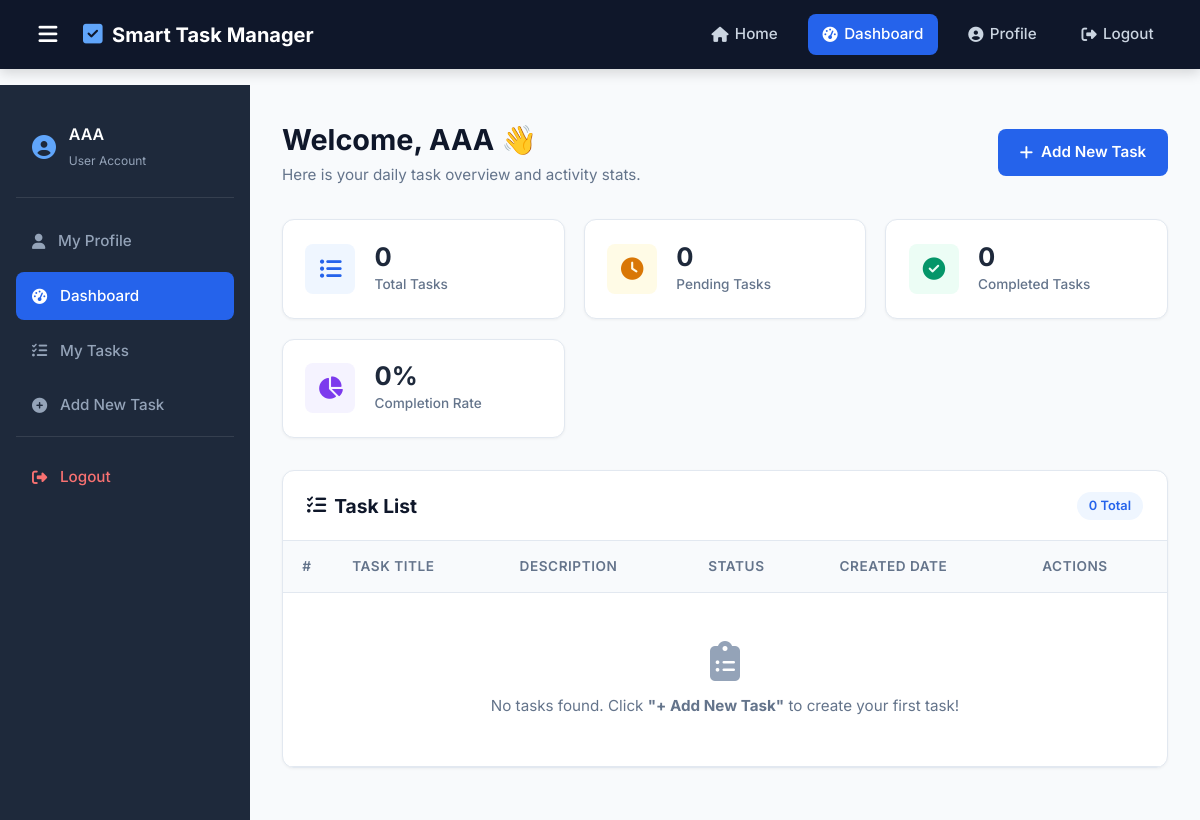
/dashboard (signed in), run on an earlier commit of the app's database.
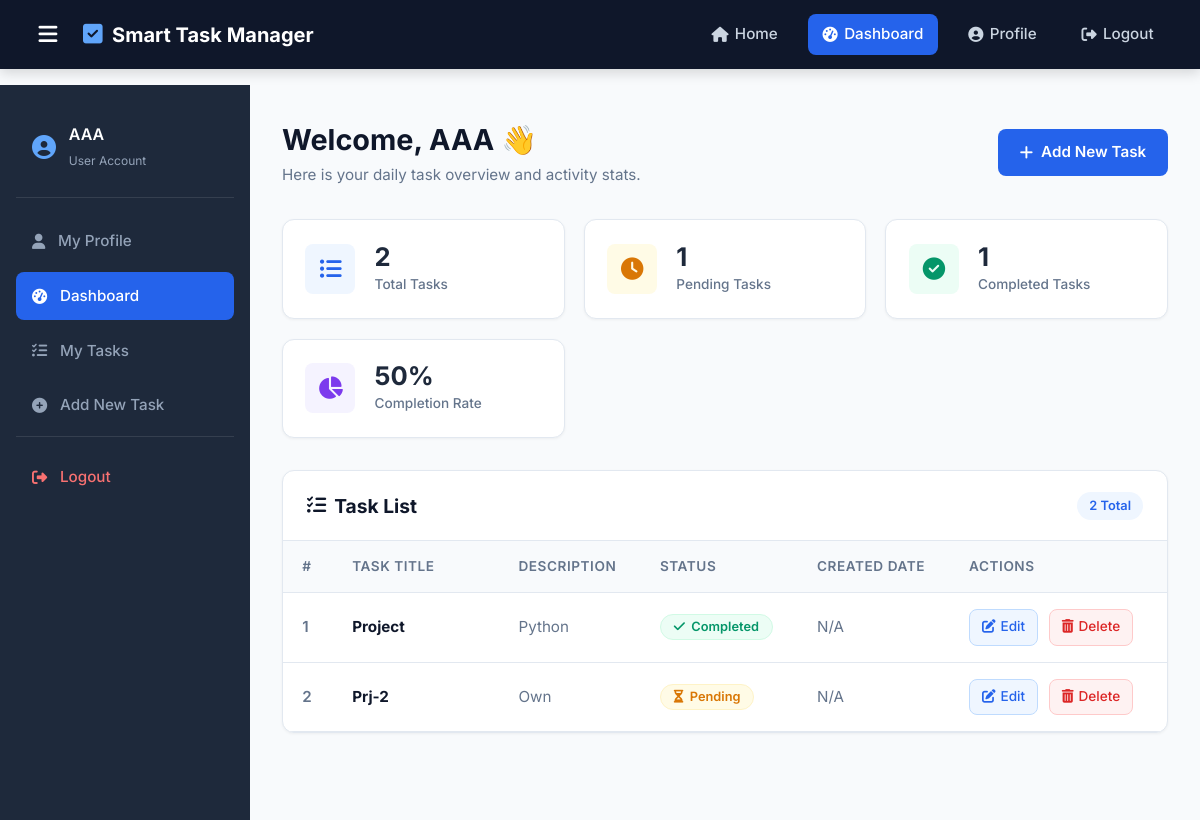
And on a later commit of the database.
### models/user.py (models this page shows)
class User(db.Model):
    id = db.Column(db.Integer, primary_key=True)
    name = db.Column(db.String(100), nullable=False)
    email = db.Column(db.String(100), unique=True, nullable=False)
    password = db.Column(db.String(255), nullable=False)

### models/task.py (models this page shows)
class Task(db.Model):
    id = db.Column(db.Integer, primary_key=True)
    title = db.Column(db.String(200), nullable=False)
    description = db.Column(db.Text)
    status = db.Column(db.String(20), default="Pending")
    created_at = db.Column(db.DateTime, default=datetime.utcnow)
    user_id = db.Column(
        db.Integer,
        db.ForeignKey("user.id"),
        nullable=False
    )

### app.py (the view)
@app.route("/dashboard")
def dashboard():
    user_id = session.get("user_id")
    if not user_id:
        flash("Please login first!", "error")
        return redirect(url_for("login"))
    user = User.query.get(user_id)
    tasks = Task.query.filter_by(user_id=user_id).all()
    return render_template(
        "dashboard.html",
        user=user,
        tasks=tasks
    )

### templates/dashboard.html (shortened to what this page needs)
{% extends "base.html" %}
{% block content %}
<div class="dashboard-layout">
    <aside class="sidebar" id="sidebar">
        <div class="sidebar-header">
            <i class="fa-solid fa-user-circle sidebar-icon"></i>
            <div>
                <p class="sidebar-user-name">{{ user.name }}</p>
                <small style="color: #94a3b8; font-size: 0.75rem;">User Account</small>
            </div>
        </div>
        <ul class="sidebar-menu">
            <li>
                <a href="/profile" class="sidebar-link {% if request.path == '/profile' %}active{% endif %}">
                    <i class="fa-solid fa-user"></i> My Profile
                </a>
            </li>
            <li>
                <a href="/dashboard" class="sidebar-link {% if request.path == '/dashboard' %}active{% endif %}">
                    <i class="fa-solid fa-gauge-high"></i> Dashboard
                </a>
            </li>
            <li>
                <a href="#tasks" class="sidebar-link">
                    <i class="fa-solid fa-list-check"></i> My Tasks
                </a>
            </li>
            <li>
                <a href="/add_task" class="sidebar-link">
                    <i class="fa-solid fa-plus-circle"></i> Add New Task
                </a>
            </li>
            <li class="sidebar-logout">
                <a href="/logout" class="sidebar-link text-danger">
                    <i class="fa-solid fa-right-from-bracket"></i> Logout
                </a>
            </li>
        </ul>
    </aside>
    <main class="dashboard-main">
        <div class="dashboard-header">
            <div>
                <h1 class="welcome-title">Welcome, {{ user.name }} 👋</h1>
                <p class="welcome-subtitle">Here is your daily task overview and activity stats.</p>
            </div>
            <a href="/add_task" class="btn btn-primary">
                <i class="fa-solid fa-plus"></i> Add New Task
            </a>
        </div>
        <div class="dashboard-cards">
            <div class="stat-card card-total">
                <div class="stat-icon">
                    <i class="fa-solid fa-list-ul"></i>
                </div>
                <div class="stat-info">
                    <h3>{{ tasks | length }}</h3>
                    <p>Total Tasks</p>
                </div>
            </div>
            <div class="stat-card card-pending">
                <div class="stat-icon">
                    <i class="fa-solid fa-clock"></i>
                </div>
                <div class="stat-info">
                    <h3>{{ tasks | selectattr('status', 'equalto', 'Pending') | list | length }}</h3>
                    <p>Pending Tasks</p>
                </div>
            </div>
            <div class="stat-card card-completed">
                <div class="stat-icon">
                    <i class="fa-solid fa-circle-check"></i>
                </div>
                <div class="stat-info">
                    <h3>{{ tasks | selectattr('status', 'equalto', 'Completed') | list | length }}</h3>
                    <p>Completed Tasks</p>
                </div>
            </div>
            <div class="stat-card card-recent">
                <div class="stat-icon">
                    <i class="fa-solid fa-chart-pie"></i>
                </div>
                <div class="stat-info">
                    {% set total = tasks | length %}
                    {% set completed = tasks | selectattr('status', 'equalto', 'Completed') | list | length %}
                    {% if total > 0 %}
                        <h3>{{ ((completed / total) * 100) | round | int }}%</h3>
                    {% else %}
                        <h3>0%</h3>
                    {% endif %}
                    <p>Completion Rate</p>
                </div>
            </div>
        </div>
        <div class="table-card" id="tasks">
            <div class="table-card-header">
                <h2><i class="fa-solid fa-list-check"></i> Task List</h2>
                <span class="task-count-badge">{{ tasks | length }} Total</span>
            </div>
            <div class="table-responsive">
                <table class="task-table">
                    <thead>
                        <tr>
                            <th style="width: 50px;">#</th>
                            <th>Task Title</th>
                            <th>Description</th>
                            <th>Status</th>
                            <th>Created Date</th>
                            <th>Actions</th>
                        </tr>
                    </thead>
                    <tbody>
                        {% for task in tasks %}
                            <tr>
                                <td style="font-weight: 600; color: #64748b;">
                                    {{ loop.index }}
                                </td>
                                <td class="task-title-cell">
                                    <strong>{{ task.title }}</strong>
                                </td>
                                <td class="task-desc-cell">
                                    {{ task.description if task.description else "No description provided." }}
                                </td>
                                <td>
                                    {% if task.status == "Completed" %}
                                        <span class="badge badge-completed">
                                            <i class="fa-solid fa-check"></i> Completed
                                        </span>
                                    {% else %}
                                        <span class="badge badge-pending">
                                            <i class="fa-solid fa-hourglass-half"></i> Pending
                                        </span>
                                    {% endif %}
                                </td>
                                <td class="task-date-cell">
                                    {% if task.created_at %}
                                        {{ task.created_at.strftime('%Y-%m-%d') }}
                                    {% else %}
                                        N/A
                                    {% endif %}
                                </td>
                                <td class="actions-cell">
                                    <a href="/edit_task/{{ task.id }}" class="btn-action btn-edit" title="Edit Task">
                                        <i class="fa-solid fa-pen-to-square"></i> Edit
                                    </a>
                                    <a href="/delete_task/{{ task.id }}"
                                       class="btn-action btn-delete"
                                       title="Delete Task"
                                       onclick="return confirm('Are you sure you want to delete this task?');">
                                        <i class="fa-solid fa-trash-can"></i> Delete
                                    </a>
                                </td>
                            </tr>
                        {% else %}
                            <tr>
                                <td colspan="6" class="empty-table-cell">
                                    <div class="empty-state">
                                        <i class="fa-solid fa-clipboard-list empty-icon"></i>
                                        <p>No tasks found. Click <strong>"+ Add New Task"</strong> to create your first task!</p>
                                    </div>
                                </td>
                            </tr>
                        {% endfor %}
                    </tbody>
                </table>
            </div>
        </div>
    </main>
</div>
{% endblock %}

### templates/base.html (shortened to what this page needs)
<!DOCTYPE html>
<html lang="en">
<head>
    <link rel="stylesheet" href="https://cdnjs.cloudflare.com/ajax/libs/font-awesome/6.7.2/css/all.min.css">
    <link rel="stylesheet" href="{{ url_for('static', filename='css/style.css') }}">
</head>
<body>
    <nav class="navbar">
        <div class="left-nav">
            <button id="menu-btn" class="menu-toggle-btn" aria-label="Toggle Sidebar">
                <i class="fa-solid fa-bars"></i>
            </button>
            <a href="/" class="brand-logo">
                <i class="fa-solid fa-square-check brand-icon"></i>
                <span class="brand-text">Smart Task Manager</span>
            </a>
        </div>
        <div class="right-nav">
            <a href="/" class="nav-link {% if request.path == '/' %}active{% endif %}">
                <i class="fa-solid fa-house"></i> Home
            </a>
            {% if session.get("user_id") %}
                <a href="/dashboard" class="nav-link {% if request.path == '/dashboard' %}active{% endif %}">
                    <i class="fa-solid fa-gauge-high"></i> Dashboard
                </a>
                <a href="/profile" class="nav-link {% if request.path == '/profile' %}active{% endif %}">
                    <i class="fa-solid fa-circle-user"></i> Profile
                </a>
                <a href="/logout" class="nav-link nav-logout">
                    <i class="fa-solid fa-right-from-bracket"></i> Logout
                </a>
            {% endif %}
        </div>
    </nav>
    <main class="main-wrapper">
        {% block content %}
        {% endblock %}
    </main>
</body>
</html>

What changed in the data, as far as the page shows it:
added Task: title "Project", description "Python", status "Completed" (drawn), shows "N/A"
added Task: title "Prj-2", description "Own", status "Pending" (drawn), shows "N/A"
Also different on the page:
{{ tasks | length }}: "0" → "2"
{{ tasks | selectattr('status', 'equalto', 'Pending') | list | length }}: "0" → "1"
{{ tasks | selectattr('status', 'equalto', 'Completed') | list | length }}: "0" → "1"
{{ ((completed / total) * 100) | round | int }}: (not shown) → "50"
text no longer shown: "0% No tasks found. Click \"+ Add New Task\" to create your first task!"
